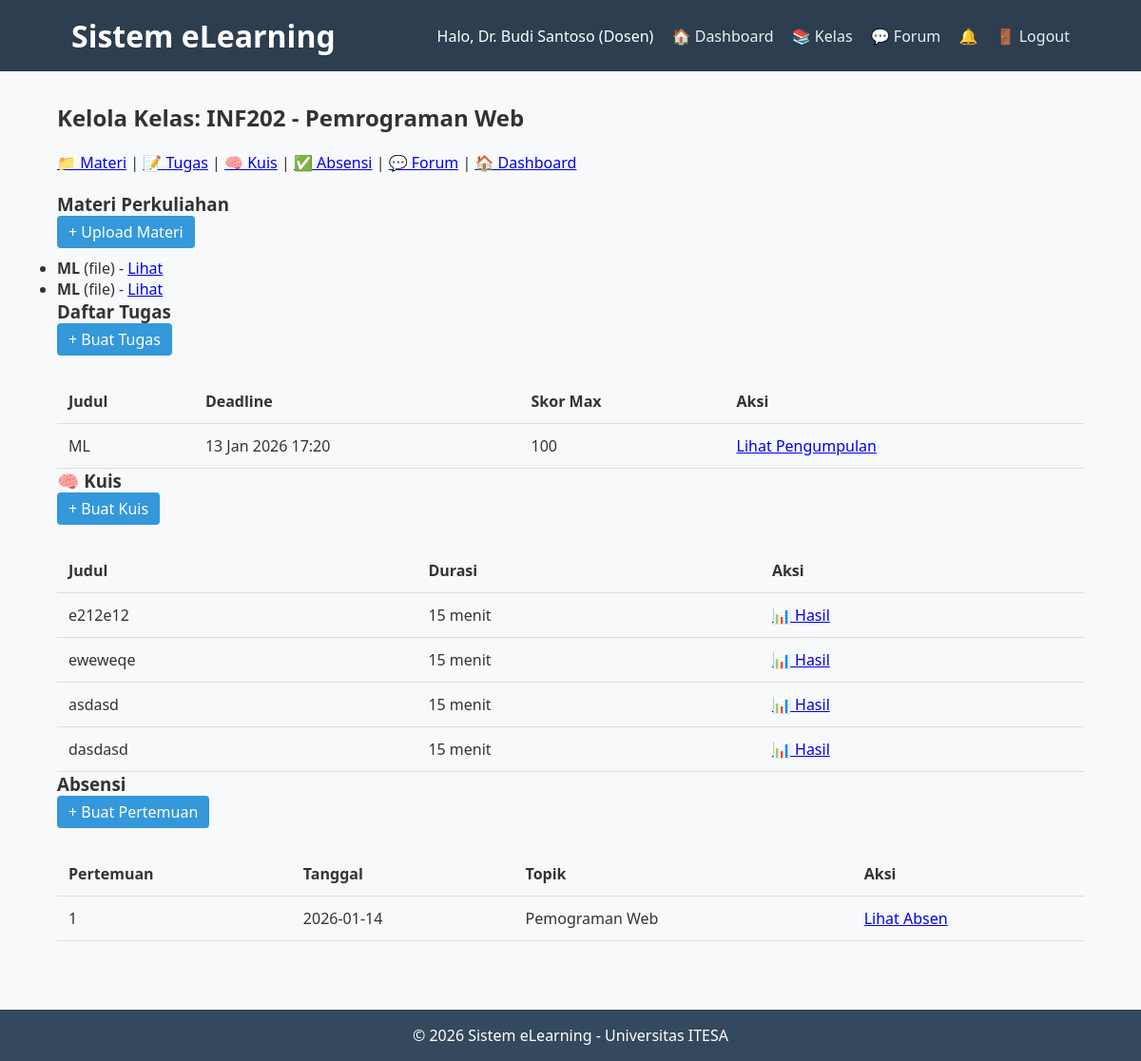
The app's page /dosen/manage_class.php?id=1 (signed in) with its own data.
### tables this page shows
CREATE TABLE `profiles` (
  `id_user` int(11) NOT NULL,
  `nim_nidn` varchar(20) DEFAULT NULL,
  `foto` varchar(255) DEFAULT NULL,
  `alamat` text DEFAULT NULL,
  `fakultas` varchar(100) DEFAULT NULL,
  `prodi` varchar(100) DEFAULT NULL
);

CREATE TABLE `users` (
  `id` int(11) NOT NULL,
  `username` varchar(50) NOT NULL,
  `password` varchar(255) NOT NULL,
  `nama_lengkap` varchar(100) NOT NULL,
  `email` varchar(100) NOT NULL,
  `role` enum('admin','dosen','mahasiswa') NOT NULL
);

CREATE TABLE `classes` (
  `id` int(11) NOT NULL,
  `id_course` int(11) NOT NULL,
  `id_dosen` int(11) NOT NULL,
  `tahun_akademik` year(4) NOT NULL,
  `semester` enum('Ganjil','Genap') NOT NULL
);

CREATE TABLE `courses` (
  `id` int(11) NOT NULL,
  `kode_mk` varchar(20) NOT NULL,
  `nama_mk` varchar(100) NOT NULL,
  `deskripsi` text DEFAULT NULL,
  `sks` tinyint(4) NOT NULL CHECK (`sks` between 1 and 6)
);

CREATE TABLE `materials` (
  `id` int(11) NOT NULL,
  `id_class` int(11) NOT NULL,
  `judul` varchar(150) NOT NULL,
  `tipe` enum('file','link','video') NOT NULL,
  `konten` text NOT NULL,
  `urutan_tampil` int(11) DEFAULT 0
);

CREATE TABLE `assignments` (
  `id` int(11) NOT NULL,
  `id_class` int(11) NOT NULL,
  `judul` varchar(150) NOT NULL,
  `deskripsi` text DEFAULT NULL,
  `deadline` datetime NOT NULL,
  `skor_maksimal` int(11) NOT NULL CHECK (`skor_maksimal` > 0)
);

CREATE TABLE `quizzes` (
  `id` int(11) NOT NULL,
  `id_class` int(11) NOT NULL,
  `judul` varchar(150) NOT NULL,
  `durasi` int(11) NOT NULL,
  `jumlah_soal` int(11) DEFAULT 0,
  `created_at` datetime DEFAULT current_timestamp(),
  `updated_at` datetime DEFAULT current_timestamp() ON UPDATE current_timestamp()
);

CREATE TABLE `meetings` (
  `id` int(11) NOT NULL,
  `id_class` int(11) NOT NULL,
  `pertemuan_ke` tinyint(4) NOT NULL CHECK (`pertemuan_ke` between 1 and 16),
  `tanggal` date NOT NULL,
  `topik` varchar(150) DEFAULT NULL
);

### includes/functions.php (called while the page is built, shortened)
<?php
if (!function_exists('get_user_info')) {
    function get_user_info($pdo, $user_id) {
        $stmt = $pdo->prepare("SELECT u.*, p.nim_nidn, p.foto FROM users u LEFT JOIN profiles p ON u.id = p.id_user WHERE u.id = ?");
        $stmt->execute([$user_id]);
        return $stmt->fetch(PDO::FETCH_ASSOC);
    }
}
?>

### dosen/manage_class.php (the view, shortened to what this page needs)
<?php
require_once '../includes/header.php';
require_once '../includes/functions.php';
$class_id = $_GET['id'] ?? 0;
$stmt = $pdo->prepare("
    SELECT c.id, co.nama_mk, co.kode_mk, u.nama_lengkap AS dosen
    FROM classes c
    JOIN courses co ON c.id_course = co.id
    JOIN users u ON c.id_dosen = u.id
    WHERE c.id = ?
");
$stmt->execute([$class_id]);
$class = $stmt->fetch();
$materi = $pdo->prepare("SELECT * FROM materials WHERE id_class = ? ORDER BY urutan_tampil");
$materi->execute([$class_id]);
$tugas = $pdo->prepare("SELECT * FROM assignments WHERE id_class = ? ORDER BY deadline DESC");
$tugas->execute([$class_id]);
$meetings = $pdo->prepare("SELECT * FROM meetings WHERE id_class = ? ORDER BY pertemuan_ke");
$meetings->execute([$class_id]);
?>
<h2>Kelola Kelas: <?= htmlspecialchars($class['kode_mk']) ?> - <?= htmlspecialchars($class['nama_mk']) ?></h2>
<nav class="tabs">
    <a href="#materi">📁 Materi</a> |
    <a href="#tugas">📝 Tugas</a> |
    <a href="#kuis">🧠 Kuis</a> |
    <a href="#absensi">✅ Absensi</a> |
    <a href="forum/view_forum.php?id=<?= $class_id ?>">💬 Forum</a> |
    <a href="../dashboard.php">🏠 Dashboard</a>
</nav>
<div id="materi">
    <h3>Materi Perkuliahan</h3>
    <a href="upload_material.php?class_id=<?= $class_id ?>" class="btn">+ Upload Materi</a>
    <ul>
        <?php while ($m = $materi->fetch()): ?>
        <li>
            <strong><?= htmlspecialchars($m['judul']) ?></strong>
            (<?= $m['tipe'] ?>)
            <?php if ($m['tipe'] == 'file'): ?>
                - <a href="/elearning/assets/uploads/<?= htmlspecialchars($m['konten']) ?>" target="_blank">Lihat</a>
            <?php else: ?>
                - <a href="<?= htmlspecialchars($m['konten']) ?>" target="_blank">Buka Link</a>
            <?php endif; ?>
        </li>
        <?php endwhile; ?>
    </ul>
</div>
<div id="tugas">
    <h3>Daftar Tugas</h3>
    <a href="create_assignment.php?class_id=<?= $class_id ?>" class="btn">+ Buat Tugas</a>
    <table class="table">
        <thead><tr><th>Judul</th><th>Deadline</th><th>Skor Max</th><th>Aksi</th></tr></thead>
        <tbody>
            <?php while ($t = $tugas->fetch()): ?>
            <tr>
                <td><?= htmlspecialchars($t['judul']) ?></td>
                <td><?= date('d M Y H:i', strtotime($t['deadline'])) ?></td>
                <td><?= $t['skor_maksimal'] ?></td>
                <td>
                    <a href="view_submissions.php?assignment_id=<?= $t['id'] ?>">Lihat Pengumpulan</a>
                </td>
            </tr>
            <?php endwhile; ?>
        </tbody>
    </table>
</div>
<div id="kuis">
    <h3>🧠 Kuis</h3>
    <a href="create_quiz.php?class_id=<?= $class_id ?>" class="btn">+ Buat Kuis</a>
    <?php
    $quizzes = $pdo->prepare("SELECT * FROM quizzes WHERE id_class = ? ORDER BY id DESC");
    $quizzes->execute([$class_id]);
    ?>
    <?php if ($quizzes->rowCount() > 0): ?>
        <table class="table">
            <thead><tr><th>Judul</th><th>Durasi</th><th>Aksi</th></tr></thead>
            <tbody>
                <?php while ($q = $quizzes->fetch()): ?>
                <tr>
                    <td><?= htmlspecialchars($q['judul']) ?></td>
                    <td><?= $q['durasi'] ?> menit</td>
                    <td>
                        <a href="view_quiz_results.php?quiz_id=<?= $q['id'] ?>">📊 Hasil</a>
                    </td>
                </tr>
                <?php endwhile; ?>
            </tbody>
        </table>
    <?php else: ?>
        <p>Belum ada kuis untuk kelas ini.</p>
    <?php endif; ?>
</div>
<div id="absensi">
    <h3>Absensi</h3>
    <a href="attendance.php?class_id=<?= $class_id ?>" class="btn">+ Buat Pertemuan</a>
    <table class="table">
        <thead><tr><th>Pertemuan</th><th>Tanggal</th><th>Topik</th><th>Aksi</th></tr></thead>
        <tbody>
            <?php while ($mt = $meetings->fetch()): ?>
            <tr>
                <td><?= $mt['pertemuan_ke'] ?></td>
                <td><?= $mt['tanggal'] ?></td>
                <td><?= htmlspecialchars($mt['topik']) ?></td>
                <td><a href="attendance_detail.php?meeting_id=<?= $mt['id'] ?>">Lihat Absen</a></td>
            </tr>
            <?php endwhile; ?>
        </tbody>
    </table>
</div>
<?php include '../includes/footer.php'; ?>

### includes/header.php (shortened to what this page needs)
<?php
require_once __DIR__ . '/auth.php';
$user = get_user_info($pdo, $_SESSION['user_id']);
$notif_count = 0;
if (is_logged_in()) {
    $stmt = $pdo->prepare("SELECT COUNT(*) FROM notifications WHERE id_user = ? AND is_read = 0");
    $stmt->execute([$_SESSION['user_id']]);
    $notif_count = $stmt->fetchColumn();
}
?>
<!DOCTYPE html>
<html lang="id">
<head>
    <link rel="stylesheet" href="/elearning/assets/css/style.css">
</head>
<body>
    <header>
        <div class="container">
            <h1>Sistem eLearning</h1>
            <nav>
                <span>Halo, <?= htmlspecialchars($user['nama_lengkap']) ?> (<?= ucfirst($user['role']) ?>)</span>
                <?php if ($_SESSION['role'] === 'dosen'): ?>
                    <a href="/elearning/dosen/dashboard.php">🏠 Dashboard</a>
                    <a href="/elearning/dosen/manage_class.php?id=1">📚 Kelas</a>
                    <a href="/elearning/dosen/forum/view_forum.php?id=1">💬 Forum</a>
                <?php endif; ?>
                <?php if ($notif_count > 0): ?>
                    <a href="/elearning/notifications.php" style="color:red;">🔔 (<?= $notif_count ?>)</a>
                <?php else: ?>
                    <a href="/elearning/notifications.php">🔔</a>
                <?php endif; ?>
                <a href="/elearning/logout.php">🚪 Logout</a>
            </nav>
        </div>
    </header>
    <div class="container main-content">

### assets/css/style.css (style rules this page uses)
* { margin: 0; padding: 0; box-sizing: border-box; }
body { font-family: 'Segoe UI', Tahoma, Geneva, Verdana, sans-serif; background: #f8f9fa; color: #333; }
.container { width: 90%; max-width: 1200px; margin: 0 auto; padding: 0 15px; }
header { background: #2c3e50; color: white; padding: 1rem 0; }
header .container { display: flex; justify-content: space-between; align-items: center; }
header nav a { color: #ecf0f1; text-decoration: none; margin-left: 15px; }
.main-content { padding: 2rem 0; }
.table { width: 100%; border-collapse: collapse; margin-top: 15px; }
.table th, .table td { padding: 12px; text-align: left; border-bottom: 1px solid #ddd; }

### dosen/manage_class.php (style rules this page uses)
.btn { display: inline-block; background: #3498db; color: white; padding: 6px 12px; text-decoration: none; border-radius: 4px; margin-bottom: 10px; }
.tabs { margin: 20px 0; }

### records on screen
profiles: id_user.nama_lengkap "Dr. Budi Santoso", id_user.role "Dosen"
classes: id_course.kode_mk "INF202", id_course.nama_mk "Pemrograman Web"
materials: judul "ML", tipe "file"
materials: judul "ML", tipe "file"
assignments: judul "ML", deadline "13 Jan 2026 17:20", skor_maksimal "100"
quizzes: judul "e212e12", durasi "15"
quizzes: judul "eweweqe", durasi "15"
quizzes: judul "asdasd", durasi "15"
quizzes: judul "dasdasd", durasi "15"
meetings: pertemuan_ke "1", tanggal "2026-01-14", topik "Pemograman Web"
